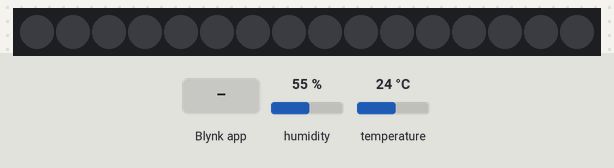
A program run on a simulated ESP8266 (Wemos D1 mini). Parts: 16 RGB LEDs in strip order, left to right. The inputs (shaded band) are chosen by the test bench; at power-on: humidity 55 %, temperature 24 °C. Dim RGB values are drawn brighter than linear; WiFi joins after 1.5 s; servers stay silent unless stated.

Above: at 1.5 s.
1.6 s: Blynk app writes 1 to V3
At 3.0 s:
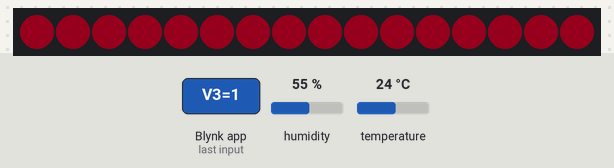
At 6.1 s:
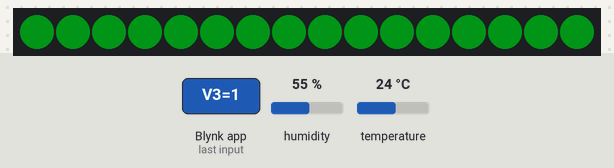
Timing chart, 0 to 7.6 s (numbered marks = the images above; inputs shaded):
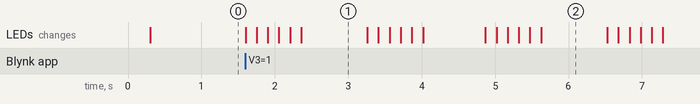

The program:

main.cpp
```cpp
#include <Arduino.h>
#define BLYNK_PRINT Serial
#include <ESP8266WiFi.h>
#include <WiFiClient.h>
#include <BlynkSimpleEsp8266.h>
#include <DHT.h>
#include <Adafruit_Sensor.h>
#include <Adafruit_NeoPixel.h>
#define pin D3
#define num 16
#define DHTTYPE DHT11
#define DHTPIN D4
#define power D2

Adafruit_NeoPixel pixels = Adafruit_NeoPixel(num, pin, NEO_GRB + NEO_KHZ800);

char auth[] = ""; //auth token from blynk
char ssid[] = ""; //your wifi name
char pass[] = ""; //your wifi password
char server[] = "192.168.1.101"; //this time I host a local blynk server, delete if you aren't
int i, r, g, b;
float h, t;
bool l, data;

WidgetLCD lcd(V0);
DHT dht(DHTPIN, DHTTYPE);
BlynkTimer timer;

void sendSensor()
{
  float h = dht.readHumidity();
  float t = dht.readTemperature();
  if (isnan(h) || isnan(t))
  {
    Serial.println("Sensor tidak terdeteksi!");
    return;
  }
  Blynk.virtualWrite(V5, t);
  Blynk.virtualWrite(V6, h);
  lcd.print(0, 0, "Humid :");
  lcd.print(10, 0, h);
  lcd.print(0, 1, "Temp  :");
  lcd.print(10, 1, t);
}

void statis(int r, int g, int b)
{
  for (i = 0; i <= num; i++)
  {
    pixels.setPixelColor(i, pixels.Color(r, g, b));
    pixels.show();
  }
}

void animation1()
{
  for (int i=0; i < num; i++)
  {
    pixels.setPixelColor(i, pixels.Color(21, 0, 4));
    pixels.show();
    delay(50);
  }
  delay(800);
  for (int i = num; i >= 0; i--)
  {
    pixels.setPixelColor(i, pixels.Color(0, 19, 17));
    pixels.show();
    delay(50);
  }
  delay(800);
  for (int i = 0; i < num; i++)
  {
    pixels.setPixelColor(i, pixels.Color(0, 20, 3));
    pixels.show();
    delay(50);
  }
  delay(800);
  for (int i = num; i >= 0; i--)
    {
    pixels.setPixelColor(i, pixels.Color(12, 13, 0));
    pixels.show();
    delay(50);
     }
  delay(800);
}

BLYNK_WRITE(V1)
{
  r = param[0].asInt();
  g = param[1].asInt();
  b = param[2].asInt();
  statis(r, g, b);
}

BLYNK_WRITE(V2)
{
  l = param.asInt();
  digitalWrite(power, l);
  if (l == 1)
  {
    statis(r, g, b);
  }
  else
  {
    l = 0;
  }
}

BLYNK_WRITE(V3)
{
  data = param.asInt();
  if (data == 0)
  {
    statis(r, g, b);
  }
  else if (data == 1)
  {
    for (int i = 0; i <=2; i++)
    {
      animation1();
    }
  }
}

void setup()
{
  // put your setup code here, to run once:
  Serial.begin(9600);
  lcd.clear();
  dht.begin();
  WiFi.begin(ssid, pass);
  Blynk.config(auth, server, 8080);
  Blynk.connect();
  pixels.begin();
  timer.setInterval(1000L, sendSensor);
  pinMode(power, OUTPUT);
}

void loop()
{
  // put your main code here, to run repeatedly:
  Blynk.run();
  timer.run();
}
```

Measured:
- after the input at 1.6 s, the LEDs: first change at once (image 1 shows a later state)
